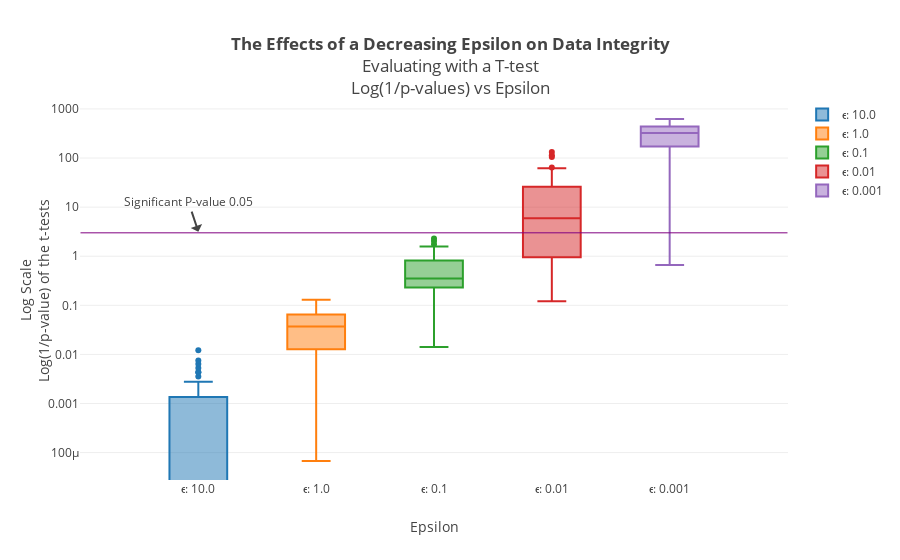

Here is the notebook cell this chart was saved with:
### Code cell
layout = go.Layout(
    title = "<b>The Effects of a Decreasing Epsilon on Data Integrity</b><br>Evaluating with a T-test<br>Log(1/p-values) vs Epsilon",
    yaxis = dict(
        type='log',
        range = [3],
        title="Log Scale<br>Log(1/p-value) of the t-tests"
    ),
    xaxis = dict(
        title="Epsilon"
    ),
    shapes = [dict(
        
                type = 'line',
                x0 = -1,
                x1 = 5.0,
                y0 = np.log(1.0/0.05),
                y1 = np.log(1.0/0.05),
                line = dict(dash='solid', width=1, color="rgb(128, 0, 128)"))],
    annotations=[
        dict(
            x=0,
            y=.5,
            xref='x',
            yref='y',
            text='Significant P-value 0.05'
        )
    ]
)

fig = go.Figure(data=p_value_data, layout=layout)
iplot(fig, filename = "Epsilon P value comparison")

### Figure 1 — Plotly figure (JSON) as saved in the notebook; plotly's stock layout.template omitted (floating-point values rounded to 4 significant figures)
{"data": [{"boxpoints": "outliers", "name": "ϵ: 10.0", "type": "box", "y": [0, 0.007488, 0.006379, 0, 0, 0, 0, 0, 0, 0.001349, 0, 0.01209, 0, 0.00261, 0, 0, 0.004346, 0, 0.001349, 0, 0, 0, 0, 0.003556, 0, 0.004323, 0, 0, 0, 0, 0, 0, 0, 0.002767, 0, 0.001484, 0, 0.005271, 0.0007867, 0, 0, 0, 0, 0, 0, 0.002767, 0, 0.0005394, 0, 0]}, {"boxpoints": "outliers", "name": "ϵ: 1.0", "type": "box", "y": [0.07665, 0.005928, 0.0349, 0.0292, 0.04162, 0.018, 0.01052, 0.0003141, 0.06499, 0.1101, 0.04309, 0.01832, 0.0105, 0.1072, 0.08475, 0.008822, 0.03879, 0.08654, 0.01078, 0.02579, 0.0106, 0.02638, 0.04425, 0.00489, 0.09602, 0.06806, 0.05109, 0.05157, 0.1259, 0.04597, 0.04749, 0.06597, 0.01314, 0.07022, 0.1296, 0.001416, 6.743e-05, 0.03905, 0.06893, 0.01273, 0.06073, 0.03034, 0.03832, 0.03543, 0.03295, 0.06419, 0.02557, 0.02473, 0.003263, 0.002904]}, {"boxpoints": "outliers", "name": "ϵ: 0.1", "type": "box", "y": [0.03379, 0.2428, 0.8151, 0.3482, 1.266, 0.2901, 0.1376, 0.2721, 0.2185, 0.38, 0.01422, 0.1949, 0.1495, 2.302, 0.2991, 0.585, 0.476, 0.2409, 1.084, 0.3651, 1.763, 0.4078, 0.05358, 1.32, 0.1331, 0.445, 0.3886, 0.5436, 0.2413, 0.2012, 0.2744, 2.044, 0.2312, 0.2799, 0.745, 0.8314, 1.139, 0.316, 0.8475, 0.1282, 0.3582, 0.2464, 0.2388, 0.7973, 1.333, 0.5292, 1.501, 0.2305, 0.06616, 1.571]}, {"boxpoints": "outliers", "name": "ϵ: 0.01", "type": "box", "y": [7.571, 4.893, 5.689, 2.369, 0.9523, 28.35, 4.088, 46.16, 0.9015, 105.4, 14.74, 19.8, 8.996, 25.86, 0.1368, 132.2, 3.163, 29.33, 0.1585, 64.06, 114.5, 0.2525, 1.227, 0.9005, 4.005, 0.8902, 4.972, 9.619, 2.133, 1.291, 0.4877, 13.83, 0.8723, 1.911, 24.79, 12.07, 28.17, 0.3512, 1.763, 6.225, 19.31, 23.36, 0.1851, 36.28, 27.32, 8.452, 0.4002, 0.1205, 31.08, 62.25]}, {"boxpoints": "outliers", "name": "ϵ: 0.001", "type": "box", "y": [353.3, 438, 266, 534, 139, 143, 608.0, 331, 172, 134, 324, 528, 152, 432, 584.6, 540.2, 362.6, 284.1, 478, 322.1, 78, 121, 266.9, 483, 382, 184.9, 3.13, 175, 529, 181, 623.9, 584, 363, 551, 222.5, 168, 399, 504, 420, 204, 405, 306.4, 418.3, 87, 167, 31.07, 219.5, 0.6617, 322.0, 218]}], "layout": {"annotations": [{"text": "Significant P-value 0.05", "x": 0, "xref": "x", "y": 0.5, "yref": "y"}], "shapes": [{"line": {"color": "rgb(128, 0, 128)", "dash": "solid", "width": 1}, "type": "line", "x0": -1, "x1": 5, "y0": 2.996, "y1": 2.996}], "title": "<b>The Effects of a Decreasing Epsilon on Data Integrity</b><br>Evaluating with a T-test<br>Log(1/p-values) vs Epsilon", "xaxis": {"title": "Epsilon"}, "yaxis": {"range": [3], "title": "Log Scale<br>Log(1/p-value) of the t-tests", "type": "log"}}}
